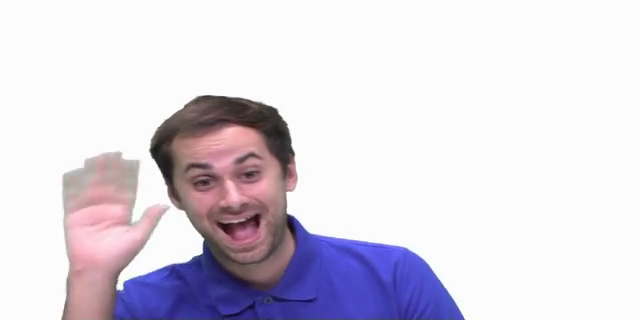
#> input picture img/img.png, 640 x 320 px, found by its file name
$ python trimap_bin.py
#> lines starting #> are read from the running program, lines starting #| are printed output that depends on the picture
#!/usr/bin/env python
import cv2, os, sys
import numpy as np


def extractImage(path):
    # error handller if the intended path is not found
#> called with path = './img/img.png'
    image = cv2.imread(path, cv2.IMREAD_GRAYSCALE)
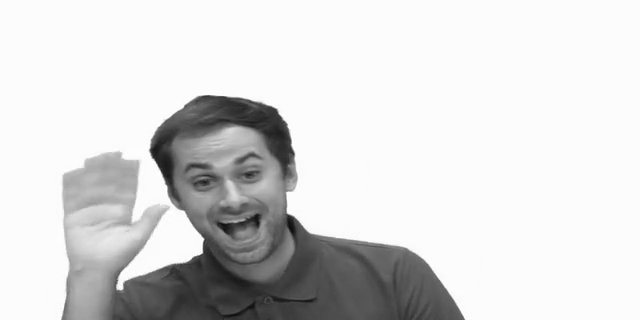
#> image: shape (320, 640); min 12, max 255, mean 216.7
    return image


def checkImage(image):
    """
    Args:
        image: input image to be checked
    Returns:
        binary image
    Raises:
        RGB image, grayscale image, all-black, and all-white image

    """
    if len(image.shape) > 2:
        print("ERROR: non-binary image (RGB)")
        sys.exit()

    smallest = image.min(axis=0).min(axis=0)
    # lowest pixel value; should be 0 (black)
    largest = image.max(axis=0).max(axis=0)
    # highest pixel value; should be 1 (white)

    if smallest == 0 and largest == 0:
        print("ERROR: non-binary image (all black)")
        sys.exit()
    elif smallest == 255 and largest == 255:
        print("ERROR: non-binary image (all white)")
        sys.exit()
    elif smallest > 0 or largest < 255:
        print("ERROR: non-binary image (grayscale)")
        sys.exit()
    else:
        return True


class Toolbox:
    def __init__(self, image):
        self.image = image

    @property
    def printImage(self):
        """
        Print image into a file for checking purpose
        unitTest = Toolbox(image);
        unitTest.printImage(image);
        """
        f = open("image_results.dat", "w+")
        for i in range(0, self.image.shape[0]):
            for j in range(0, self.image.shape[1]):
                f.write("%d " % self.image[i, j])
            f.write("\n")
        f.close()

    @property
    def displayImage(self):
        """
        Display the image on a window
        Press any key to exit
        """
        cv2.imshow("Displayed Image", self.image)
        cv2.waitKey(0)
        cv2.destroyAllWindows()

    def saveImage(self, title, extension):
        """
        Save as a specific image format (bmp, png, or jpeg)
        """
        cv2.imwrite("{}.{}".format(title, extension), self.image)

    def morph_open(self, image, kernel):
        """
        Remove all white noises or speckles outside images
        Need to tune the kernel size
        Instruction:
        unit01 = Toolbox(image);
        kernel = np.ones( (9,9), np.uint8 );
        morph  = unit01.morph_open(input_image, kernel);
        """
        bin_open = cv2.morphologyEx(self.image, cv2.MORPH_OPEN, kernel)
        return bin_open

    def morph_close(self, image, kernel):
        """
        Remove all black noises or speckles inside images
        Need to tune the kernel size
        Instruction:
        unit01 = Toolbox(image);
        kernel = np.ones( (11,11)_, np.uint8 );
        morph  = unit01.morph_close(input_image, kernel);
        """
        bin_close = cv2.morphologyEx(self.image, cv2.MORPH_CLOSE, kernel)
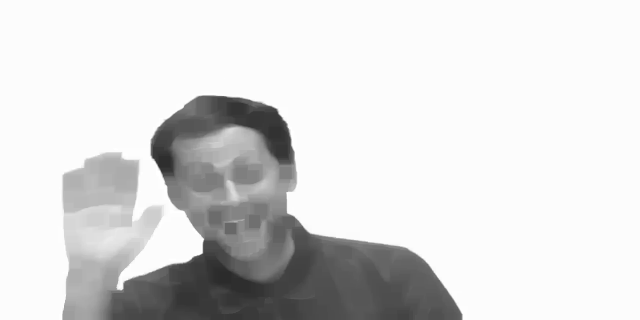
#> bin_close: shape (320, 640); min 43, max 255, mean 218.7
        return bin_close


def trimap(image, size, name=None, erosion=False):
    """
    This function creates a trimap based on simple dilation algorithm
    Inputs [4]: a binary image (black & white only), name of the image, dilation pixels
                the last argument is optional; i.e., how many iterations will the image get eroded
    Output    : a trimap
    """
    checkImage(image)
#> in checkImage, `smallest = image.min(axis=0).min(axis=0)`: smallest = 43
#> in checkImage, `largest = image.max(axis=0).max(axis=0)`: largest = 255

    row = image.shape[0]
    col = image.shape[1]

    pixels = 2 * size + 1
    ## Double and plus 1 to have an odd-sized kernel
    kernel = np.ones((pixels, pixels), np.uint8)  ## How many pixel of extension do I get

    if erosion is not False:
        erosion = int(erosion)
        erosion_kernel = np.ones((3, 3), np.uint8)  ## Design an odd-sized erosion kernel
        image = cv2.erode(image, erosion_kernel, iterations=erosion)  ## How many erosion do you expect
        image = np.where(image > 0, 255, image)  ## Any gray-clored pixel becomes white (smoothing)
        # Error-handler to prevent entire foreground annihilation
        if cv2.countNonZero(image) == 0:
            print("ERROR: foreground has been entirely eroded")
            sys.exit()

    dilation = cv2.dilate(image, kernel, iterations=1)

    dilation = np.where(dilation == 255, 127, dilation)  ## WHITE to GRAY
    remake = np.where(dilation != 127, 0, dilation)  ## Smoothing
    remake = np.where(image > 127, 200, dilation)  ## mark the tumor inside GRAY

    remake = np.where(remake < 127, 0, remake)  ## Embelishment
    remake = np.where(remake > 200, 0, remake)  ## Embelishment
    remake = np.where(remake == 200, 255, remake)  ## GRAY to WHITE

    #############################################
    # Ensures only three pixel values available #
    # TODO: Optimization with Cython            #
    #############################################
    for i in range(0, row):
        for j in range(0, col):
            if remake[i, j] != 0 and remake[i, j] != 255:
                remake[i, j] = 127

    # path = "./result/"  ## Change the directory
    if name is None:
        return remake
    else:
        new_name = name
        cv2.imwrite(name, remake)
        return 0


#############################################
###             TESTING SECTION           ###
#############################################
if __name__ == "__main__":

    path = "./img/img.png"
    image = extractImage(path)

    unit01 = Toolbox(image)
    kernel1 = np.ones((11, 11), np.uint8)
    unit01.displayImage

    size = 10
    opening = unit01.morph_close(image, kernel1)
    trimap(opening, size, "../img/trimap.png", erosion=False)
#> (the program exits here)
